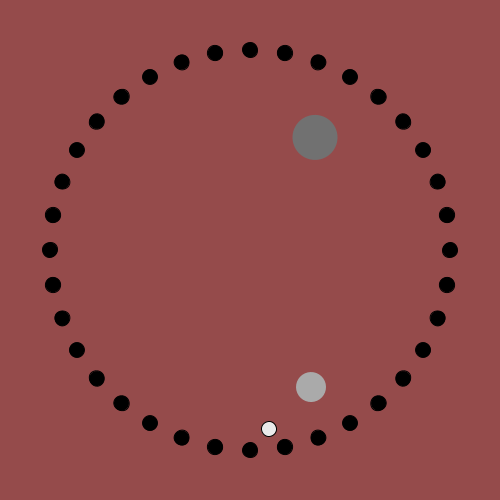
Frame 1 (no input)
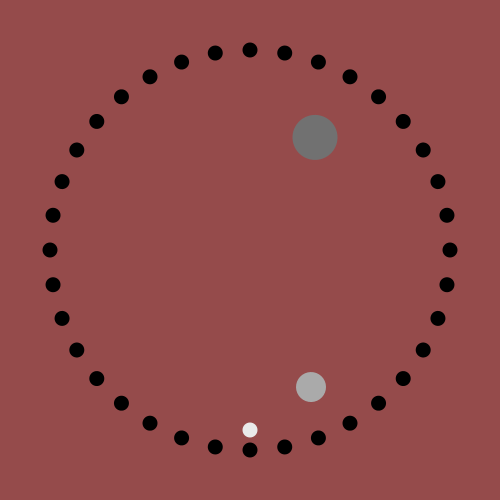
Frame 60 (the mouse pressed at the canvas centre just before this capture)
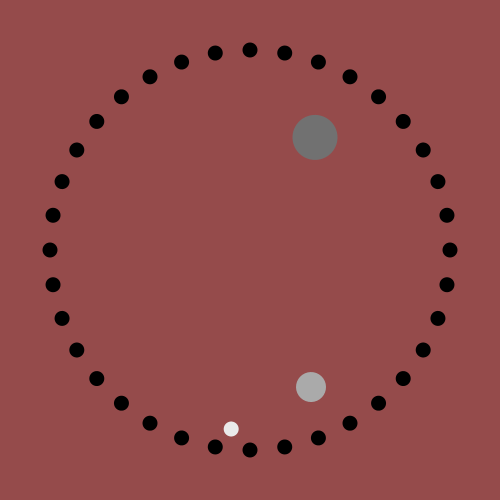
Frame 120 (the mouse held since frame 60 and released just before this capture)

The Processing sketch that drew these frames (run headless with seeded random() and noise(); from frame 60 on, the mouse is pressed at the canvas centre):

// Processing sketch: processing_120012
// ── processing_120012.pde

void setup ()
{
  size (500, 500);
}
void draw()
{
  background(#954B4B);

  translate(width/2, height/2);
  for (int i=0; i<360; i+=10) {
    pushMatrix();
    rotate(radians(i));
    translate(0, 200);
    fill(#000000);
    ellipse(0, 0, 15, 15);
    popMatrix();
  }

  //Sekunden

  float sec = map(second(), 0, 60, 0, 360);
  println(sec);  

  pushMatrix();
  rotate(radians(sec));
  translate(0, -180);
  fill(#EAEAEA);
  ellipse(0, 0, 15, 15);
  noStroke();
  popMatrix();

  //Minuten

  float min = map(minute(), 0, 60, 0, 360);
  println(min);

  pushMatrix();
  rotate(radians(min));
  translate(0, -150); 
  fill(#AAAAAA);
  ellipse(0, 0, 30, 30);
  noStroke();
  popMatrix();

  //Stunden

  float std = map(hour(), 0, 12, 0, 360);
  println(std);

  pushMatrix();
  rotate(radians(std)); 
  translate(0, -130);
  fill(#717171);
  ellipse(0, 0, 45, 45);
  noStroke();
  popMatrix();
}
